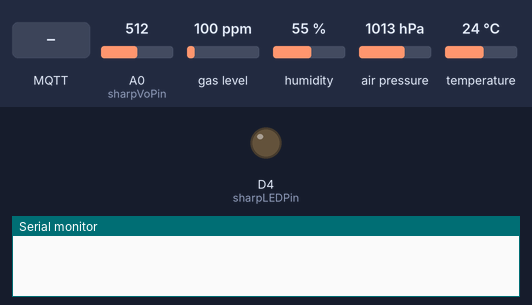
Bench run of a sketch on a simulated ESP8266 (NodeMCU). On the bench: output pins drawn as LEDs (lit = HIGH), the last lines printed to the serial monitor. Inputs (shaded band) come from the test bench; at power-on: gas level 100 ppm, humidity 55 %, A0 (sharpVoPin) = 512, air pressure 1013 hPa, temperature 24 °C. WiFi joins after 1.5 s; servers stay silent unless stated; no MQTT or app messages arrive unless stated.

Above: at 0.1 s.
At 4.7 s:
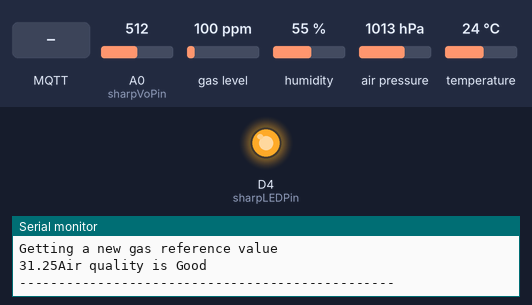
4.8 s: gas level set to 500 ppm
7.1 s: MQTT message "esp8266/4" arrives on the first subscribed topic
9.1 s: humidity set to 22 %
13.2 s: MQTT message "1" arrives on the first subscribed topic
15.3 s: MQTT message "0" arrives on the first subscribed topic
Timing chart, 0 to 18.3 s (numbered marks = the images above; inputs shaded):
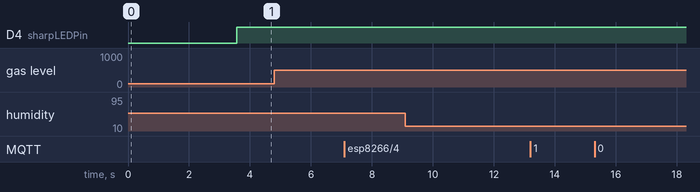

The sketch:

combined_code_for_inside.ino
```cpp
//made by bhaskar :))

// Loading the ESP8266WiFi library and the PubSubClient library
#include <ESP8266WiFi.h>
#include <PubSubClient.h>
#include "DHT.h"
float score1;
static char IAQtext[25];
//For bme680
#include <Wire.h>
#include <SPI.h>
#include <Adafruit_Sensor.h>
#include "Adafruit_BME680.h"

#define BME_SCK 13
#define BME_MISO 12
#define BME_MOSI 11
#define BME_CS 10
#define SEALEVELPRESSURE_HPA (1013.25)


//for dust sensor
#define USE_AVG
// Arduino pin numbers.
const int sharpLEDPin = D4;   // Nodemcu digital pin 1 connect to sensor LED.
const int sharpVoPin = A0;   // Nodemcu analog pin 1 connect to sensor Vo.
// For averaging last N raw voltage readings.
#ifdef USE_AVG
#define N 1
static unsigned long VoRawTotal = 0;
static int VoRawCount = 0;
#endif // USE_AVG
// Set the typical output voltage in Volts when there is zero dust.
static float Voc = 0.6;

// Use the typical sensitivity in units of V per 100ug/m3.
const float K = 0.5;


Adafruit_BME680 bme; // I2C
float hum_weighting = 0.25; // so hum effect is 25% of the total air quality score
float gas_weighting = 0.75; // so gas effect is 75% of the total air quality score

float hum_score, gas_score;
float gas_reference = 250000;
float hum_reference = 40;
int   getgasreference_count = 0;

// Uncomment one of the lines bellow for whatever DHT sensor type you're using!
//#define DHTTYPE DHT11   // DHT 11
//#define DHTTYPE DHT21   // DHT 21 (AM2301)
//#define DHTTYPE DHT22   // DHT 22  (AM2302), AM2321

// Change the credentials below, so your ESP8266 connects to your router
const char* ssid = "power8";
const char* password = "hellohello";

// Change the variable to your Raspberry Pi IP address, so it connects to your MQTT broker
const char* mqtt_server = "192.168.0.102";

// Initializes the espClient
WiFiClient espClient;
PubSubClient client(espClient);

// Connect an LED to each GPIO of your ESP8266
const int ledGPIO5 = 14;
const int ledGPIO4 = 12;

// DHT Sensor
//const int DHTPin = 2;

// Initialize DHT sensor.
//DHT dht(DHTPin, DHTTYPE);

// Timers auxiliar variables
long now = millis();
long lastMeasure = 0;

// Don't change the function below. This functions connects your ESP8266 to your router
void setup_wifi() {
  delay(10);
  // We start by connecting to a WiFi network
  Serial.println();
  Serial.print("Connecting to ");
  Serial.println(ssid);
  WiFi.begin(ssid, password);
  while (WiFi.status() != WL_CONNECTED) {
    delay(500);
    Serial.print(".");
  }
  Serial.println("");
  Serial.print("WiFi connected - ESP IP address: ");
  Serial.println(WiFi.localIP());
}

// This functions is executed when some device publishes a message to a topic that your ESP8266 is subscribed to
// Change the function below to add logic to your program, so when a device publishes a message to a topic that
// your ESP8266 is subscribed you can actually do something
void callback(String topic, byte* message, unsigned int length) {
  Serial.print("Message arrived on topic: ");
  Serial.print(topic);
  Serial.print(". Message: ");
  String messageTemp;

  for (int i = 0; i < length; i++) {
    Serial.print((char)message[i]);
    messageTemp += (char)message[i];
  }
  Serial.println();

  // Feel free to add more if statements to control more GPIOs with MQTT

  // If a message is received on the topic home/office/esp1/gpio2, you check if the message is either 1 or 0. Turns the ESP GPIO according to the message
  if(topic=="esp8266/4"){
      Serial.print("Changing GPIO 4 to ");
      if(messageTemp == "1"){
        digitalWrite(ledGPIO4, HIGH);
        Serial.print("On");
      }
      else if(messageTemp == "0"){
        digitalWrite(ledGPIO4, LOW);
        Serial.print("Off");
      }
  }
  if(topic=="esp8266/5"){
      Serial.print("Changing GPIO 5 to ");
      if(messageTemp == "1"){
        digitalWrite(ledGPIO5, HIGH);
        Serial.print("On");
      }
      else if(messageTemp == "0"){
        digitalWrite(ledGPIO5, LOW);
        Serial.print("Off");
      }
  }
  Serial.println();
}

// This functions reconnects your ESP8266 to your MQTT broker
// Change the function below if you want to subscribe to more topics with your ESP8266
void reconnect() {
  // Loop until we're reconnected
  while (!client.connected()) {
    Serial.print("Attempting MQTT connection...");
    // Attempt to connect
     /*
     YOU  NEED TO CHANGE THIS NEXT LINE, IF YOU'RE HAVING PROBLEMS WITH MQTT MULTIPLE CONNECTIONS
     To change the ESP device ID, you will have to give a unique name to the ESP8266.
     Here's how it looks like now:
       if (client.connect("ESP8266Client")) {
     If you want more devices connected to the MQTT broker, you can do it like this:
       if (client.connect("ESPOffice")) {
     Then, for the other ESP:
       if (client.connect("ESPGarage")) {
      That should solve your MQTT multiple connections problem

     THE SECTION IN loop() function should match your device name
    */
    if (client.connect("ESP8266Client")) {
      Serial.println("connected");
      // Subscribe or resubscribe to a topic
      // You can subscribe to more topics (to control more LEDs in this example)
      client.subscribe("esp8266/4");
      client.subscribe("esp8266/5");
    } else {
      Serial.print("failed, rc=");
      Serial.print(client.state());
      Serial.println(" try again in 5 seconds");
      // Wait 5 seconds before retrying
      delay(5000);
    }
  }
}

// The setup function sets your ESP GPIOs to Outputs, starts the serial communication at a baud rate of 115200
// Sets your mqtt broker and sets the callback function
// The callback function is what receives messages and actually controls the LEDs
void setup() {
//Setup for dust sensor
// Set LED pin for output.
  pinMode(sharpLEDPin, OUTPUT);
  delay(2000);
  Serial.println("");
  Serial.println("GP2Y1014AU0F Demo");
  Serial.println("=================");


 // pinMode(ledGPIO4, OUTPUT);
 // pinMode(ledGPIO5, OUTPUT);

  Serial.begin(115200);
  while (!Serial);
  Serial.println(F("BME680 test"));
  Wire.begin();
  if (!bme.begin()) {
    Serial.println("Could not find a valid BME680 sensor, check wiring!");
    while (1);
  } else Serial.println("Found a sensor");

  // Set up oversampling and filter initialization
  bme.setTemperatureOversampling(BME680_OS_2X);
  bme.setHumidityOversampling(BME680_OS_2X);
  bme.setPressureOversampling(BME680_OS_2X);
  bme.setIIRFilterSize(BME680_FILTER_SIZE_3);
  bme.setGasHeater(320, 150); // 320°C for 150 ms
  // Now run the sensor for a burn-in period, then use combination of relative humidity and gas resistance to estimate indoor air quality as a percentage.
  GetGasReference();
  setup_wifi();
  client.setServer(mqtt_server, 1883);
  client.setCallback(callback);
}

//functions for dust sensor

// Helper functions to print a data value to the serial monitor.
void printValue(String text, unsigned int value, bool isLast = false) {
  Serial.print(text);
  Serial.print("=");
  Serial.print(value);
  if (!isLast) {
    Serial.print(", ");
  }
}
void printFValue(String text, float value, String units, bool isLast = false) {
  Serial.print(text);
  Serial.print("=");
  Serial.print(value);
  Serial.print(units);
  if (!isLast) {
    Serial.print(", ");
  }
}


// For this project, you don't need to change anything in the loop function.
// Basically it ensures that you ESP is connected to your broker
void loop() {
  if (!client.connected()) {
    reconnect();
  }
  if(!client.loop())
     /*
     YOU  NEED TO CHANGE THIS NEXT LINE, IF YOU'RE HAVING PROBLEMS WITH MQTT MULTIPLE CONNECTIONS
     To change the ESP device ID, you will have to give a unique name to the ESP8266.
     Here's how it looks like now:
       client.connect("ESP8266Client");
     If you want more devices connected to the MQTT broker, you can do it like this:
       client.connect("ESPOffice");
     Then, for the other ESP:
       client.connect("ESPGarage");
      That should solve your MQTT multiple connections problem

     THE SECTION IN recionnect() function should match your device name
    */
    client.connect("ESP8266Client");


//dust sensor
// Turn on the dust sensor LED by setting digital pin LOW.


  digitalWrite(sharpLEDPin, LOW);

  // Wait 0.28ms before taking a reading of the output voltage as per spec.
  delayMicroseconds(280);

  // Record the output voltage. This operation takes around 100 microseconds.
  int VoRaw = analogRead(sharpVoPin);

  // Turn the dust sensor LED off by setting digital pin HIGH.
  digitalWrite(sharpLEDPin, HIGH);

  // Wait for remainder of the 10ms cycle = 10000 - 280 - 100 microseconds.
  delayMicroseconds(9620);

  // Print raw voltage value (number from 0 to 1023).
  #ifdef PRINT_RAW_DATA
  printValue("VoRaw", VoRaw, true);
  Serial.println("");
  #endif // PRINT_RAW_DATA


float Vo = VoRaw;
  #ifdef USE_AVG
  VoRawTotal += VoRaw;
  VoRawCount++;
  if ( VoRawCount >= N ) {
    Vo = 1.0 * VoRawTotal / N;
    VoRawCount = 0;
    VoRawTotal = 0;
  } else {
    return;
  }
  #endif // USE_AVG
   Vo = Vo / 1024.0 * 5.0;
  printFValue("Vo", Vo*1000.0, "mV");

  // Convert to Dust Density in units of ug/m3.
  float dV = Vo - Voc;
  if ( dV < 0 ) {
    dV = 0;
    Voc = Vo;
  }
  float dustDensity = dV / K * 100.0;
  printFValue("DustDensity", dustDensity, "ug/m3", true);
  Serial.println("");

  static char PM[7];
    dtostrf(dustDensity, 6, 2, PM);
    client.publish("/esp8266/PM", PM);


//last of dust sensor


  now = millis();
  // Publishes new temperature and humidity every 10 seconds
  if (now - lastMeasure > 1000) {
    lastMeasure = now;
    // Sensor readings may also be up to 2 seconds 'old' (its a very slow sensor)
    float h = bme.readHumidity();
    // Read temperature as Celsius (the default)
    float t = bme.readTemperature();
    // Read temperature as Fahrenheit (isFahrenheit = true)
    //float f = dht.readTemperature(true);
    float p = bme.readPressure();
   // float g = bme.readGas();

    // Check if any reads failed and exit early (to try again).
    if (isnan(t) || isnan(p) || isnan(h) ) {
      Serial.println("Failed to read from BME680 sensor!");
      return;
    }


    // Computes temperature values in Celsius
    //float hic = dht.computeHeatIndex(t, h, false);
    static char temperature[7];
    dtostrf(t, 6, 2, temperature);

    // Uncomment to compute temperature values in Fahrenheit
    // float hif = dht.computeHeatIndex(f, h);
    // static char temperatureTemp[7];
    // dtostrf(hic, 6, 2, temperatureTemp);

    static char humidity[7];
    dtostrf(h, 6, 2, humidity);

    client.publish("/esp8266/humidity", humidity);
    static char pressure[7];
    dtostrf(p, 6, 2, pressure);


    static char AQIscore[7];
    dtostrf(score1, 6, 2, AQIscore);
    Serial.println(score1);

    client.publish("/esp8266/AQIscore", AQIscore);   //publishes the AQI score or value to the server

    //static char AQItext[7];
    //dtostrf(AQI_text1, 6, 2, AQItext);
    client.publish("/esp8266/AQItext", IAQtext);
    Serial.println(IAQtext);

    // Publishes Temperature and Humidity values
    client.publish("/esp8266/temperature", temperature);

    client.publish("/esp8266/pressure", pressure);


    /*Serial.print("Humidity: ");
    Serial.print(h);
    Serial.print(" %\t Temperature: ");
    Serial.print(t);
    Serial.print(" *C ");
    Serial.print(f);
    Serial.print(" *F\t Heat index: ");
    Serial.print(hic);
    Serial.println(" *C ");*/

     Serial.print("Temperature = ");

  Serial.print(bme.readTemperature());
  Serial.println("°C");

  Serial.print("   Pressure = ");

  Serial.print(bme.readPressure() / 100.0F);
  Serial.println(" hPa");

  Serial.print("   Humidity = ");
  Serial.print(bme.readHumidity());
  Serial.println("%");

  Serial.print("        Gas = ");
  Serial.print(bme.readGas());
  Serial.println("R\n");
    // Serial.print(hif);
    // Serial.println(" *F");
//Calculate humidity contribution to IAQ index
  float current_humidity = bme.readHumidity();
  if (current_humidity >= 38 && current_humidity <= 42)
    hum_score = 0.25*100; // Humidity +/-5% around optimum
  else
  { //sub-optimal
    if (current_humidity < 38)
      hum_score = 0.25/hum_reference*current_humidity*100;
    else
    {
      hum_score = ((-0.25/(100-hum_reference)*current_humidity)+0.416666)*100;
    }
  }

  //Calculate gas contribution to IAQ index
  float gas_lower_limit = 5000;   // Bad air quality limit
  float gas_upper_limit = 50000;  // Good air quality limit
  if (gas_reference > gas_upper_limit) gas_reference = gas_upper_limit;
  if (gas_reference < gas_lower_limit) gas_reference = gas_lower_limit;
  gas_score = (0.75/(gas_upper_limit-gas_lower_limit)*gas_reference -(gas_lower_limit*(0.75/(gas_upper_limit-gas_lower_limit))))*100;

  //Combine results for the final IAQ index value (0-100% where 100% is good quality air)
  float air_quality_score = hum_score + gas_score;

  Serial.println("Air Quality = "+String(air_quality_score,1)+"% derived from 25% of Humidity reading and 75% of Gas reading - 100% is good quality air");
  Serial.println("Humidity element was : "+String(hum_score/100)+" of 0.25");
  Serial.println("     Gas element was : "+String(gas_score/100)+" of 0.75");
  if (bme.readGas() < 120000) Serial.println("***** Poor air quality *****");
  Serial.println();
  if ((getgasreference_count++)%10==0) GetGasReference();
//  Serial.print(score);
  Serial.println(CalculateIAQ(air_quality_score));
  Serial.println("------------------------------------------------");
  delay(2000);
    Serial.println("i am here bhaskar");


  }


}//End of main loop()


void GetGasReference(){
  // Now run the sensor for a burn-in period, then use combination of relative humidity and gas resistance to estimate indoor air quality as a percentage.
  Serial.println("Getting a new gas reference value");
  int readings = 10;
  for (int i = 0; i <= readings; i++){ // read gas for 10 x 0.150mS = 1.5secs
    gas_reference += bme.readGas();
  }
  gas_reference = gas_reference / readings;
}

String CalculateIAQ(float score){
  String IAQ_text = "Air quality is ";
  score = (100-score)*5;
  score1 = score;
  Serial.print(score);
  if      (score >= 301)                  IAQ_text += "Hazardous";
  else if (score >= 201 && score <= 300 ) IAQ_text += "Very Unhealthy";
  else if (score >= 176 && score <= 200 ) IAQ_text += "Unhealthy";
  else if (score >= 151 && score <= 175 ) IAQ_text += "Unhealthy for Sensitive Groups";
  else if (score >=  51 && score <= 150 ) IAQ_text += "Moderate";
  else if (score >=  00 && score <=  50 ) IAQ_text += "Good";

  int i;
  for(i=0;i<=sizeof(IAQtext);i++)
  {IAQtext[i] = IAQ_text[i];}

  return IAQ_text;
}
```
